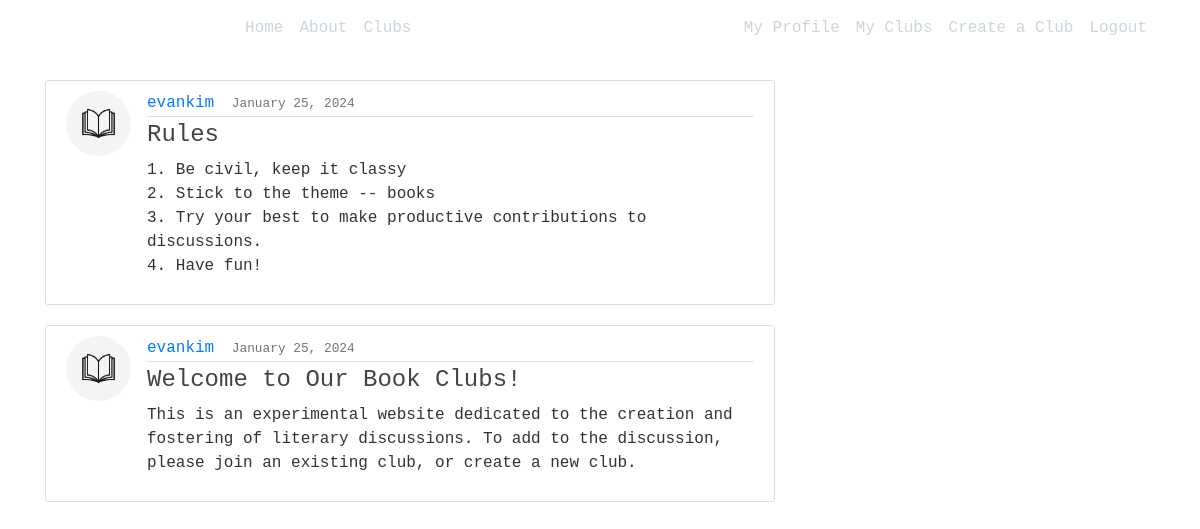
The app's page / (signed in) with its own data.
### blog/models.py (models this page shows, shortened)
class Post(models.Model):
    title = models.CharField(max_length=100)
    content = models.TextField()
    date_posted = models.DateTimeField(default=timezone.now) #pass in the actual function, not the executed function
    author = models.ForeignKey(User, on_delete=models.CASCADE)
    club = models.ForeignKey(Club, on_delete=models.CASCADE, default=1)
    class Meta:
        ordering = ['-date_posted']

### users/models.py (models this page shows, shortened)
class Profile(models.Model):
    user = models.OneToOneField(User, on_delete=models.CASCADE)
    image = models.ImageField(default='default_book.jpg', upload_to='profile_pics')
    bio = models.TextField(default="There isn't much here...", blank=True)
    favorite_book = models.TextField(blank=True)
    club = models.ManyToManyField(Club)

### blog/views.py (the view)
# urls.py: path('', views.home, name='blog-home'),
def home(request):
    club = get_object_or_404(Club, pk=1)
    context = {
        'posts': club.post_set.all(),
        'members': User.objects.all(),
        'club':club,
        'is_member':True,
    }
    return render(request, 'blog/home.html', context)

### blog/templates/blog/home.html
{% extends "blog/base.html" %}
{% block content %}
    {% if user.is_authenticated %}
        {% for post in posts %}
            <article class="media content-section">
                <img class="rounded-circle article-img" src="{{ post.author.profile.image.url }}">
                <div class="media-body">
                <div class="article-metadata">
                    <a class="mr-2 text_white hover_black" href="{% url 'profile-with-pk' pk=1 %}">{{ post.author }}</a>
                    <small class="text-muted">{{ post.date_posted|date:"F d, Y"}}</small>
                </div>
                <h4><a class="article-title" href="{% url 'post-detail' post.id %}">{{ post.title }}</a></h4>
                <p class="article-content">{{ post.content }}</p>
                </div>
            </article>
        {% endfor %}
    {% else %}
        <div class="content-section">
            <h5>To view the Book Club, please <a href="{% url 'login' %}">login</a> or <a href="{% url 'register' %}">register</a> an account</h5>
        </div>
    {% endif %}
{% endblock content %}

### blog/static/blog/main.css (style rules this page uses)
body { background: #fafafa; color: #333333; margin-top: 5rem; }
h1, h2, h3, h4, h5, h6 { color: #444444; }
.content-section { background: #ffffff; padding: 10px 20px; border: 1px solid #dddddd; border-radius: 3px; margin-bottom: 20px; }
.article-title { color: #444444; }
.article-content { white-space: pre-line; }
.article-img { height: 65px; width: 65px; margin-right: 16px; }
.article-metadata { padding-bottom: 1px; margin-bottom: 4px; border-bottom: 1px solid #e3e3e3 }

### records on screen
Post: author.profile.image (placeholder picture), author "evankim", date_posted "January 25, 2024", title "Rules", content "1. Be civil, keep it classy 2. Stick to the theme -- books 3. Try your best to make productive contributions to discussions. 4. Have fun!"
Post: author.profile.image (placeholder picture), author "evankim", date_posted "January 25, 2024", title "Welcome to Our Book Clubs!", content "This is an experimental website dedicated to the creation and fostering of literary discussions. To add to the discussion, please join an existing club, or create a new club."
